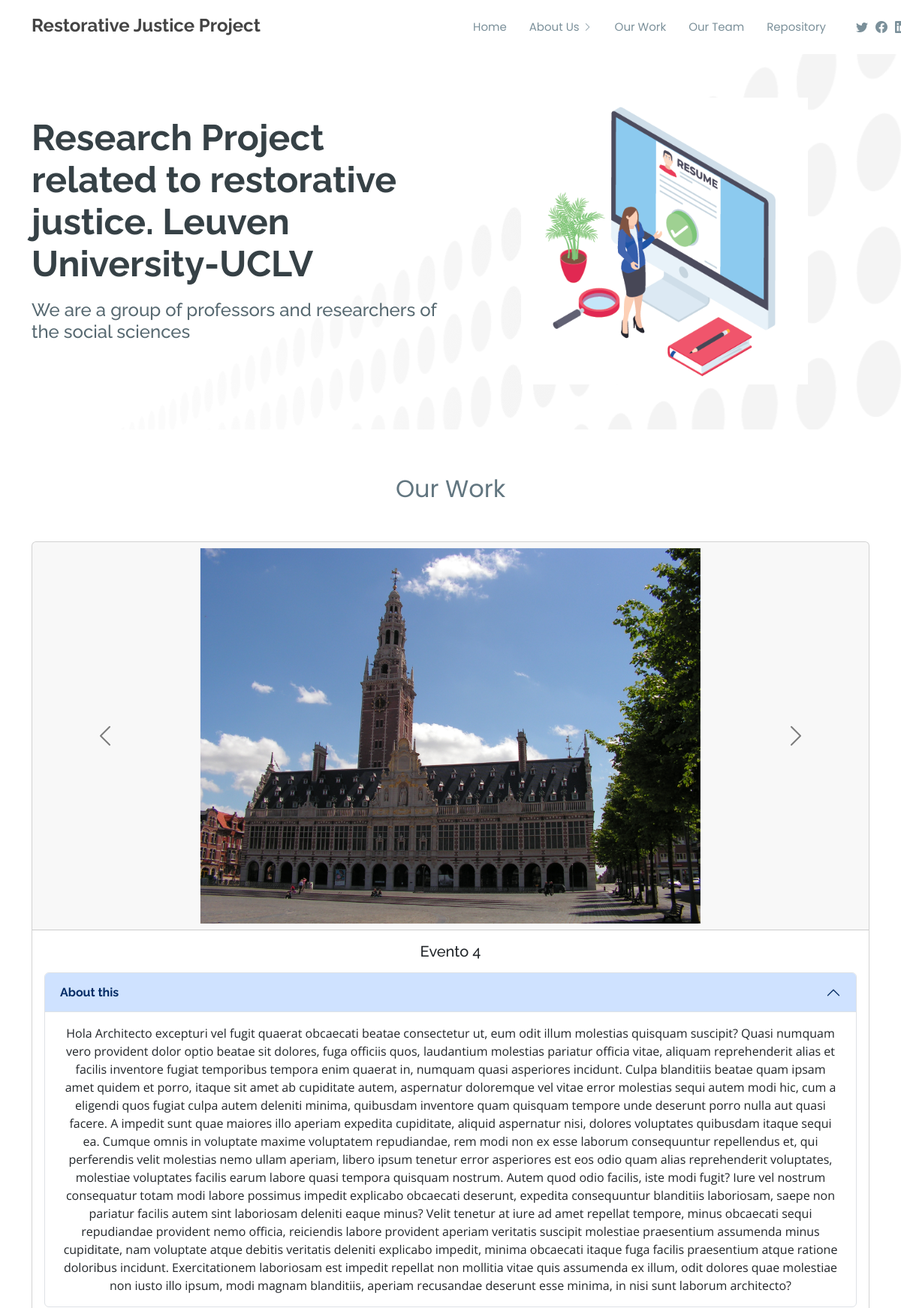
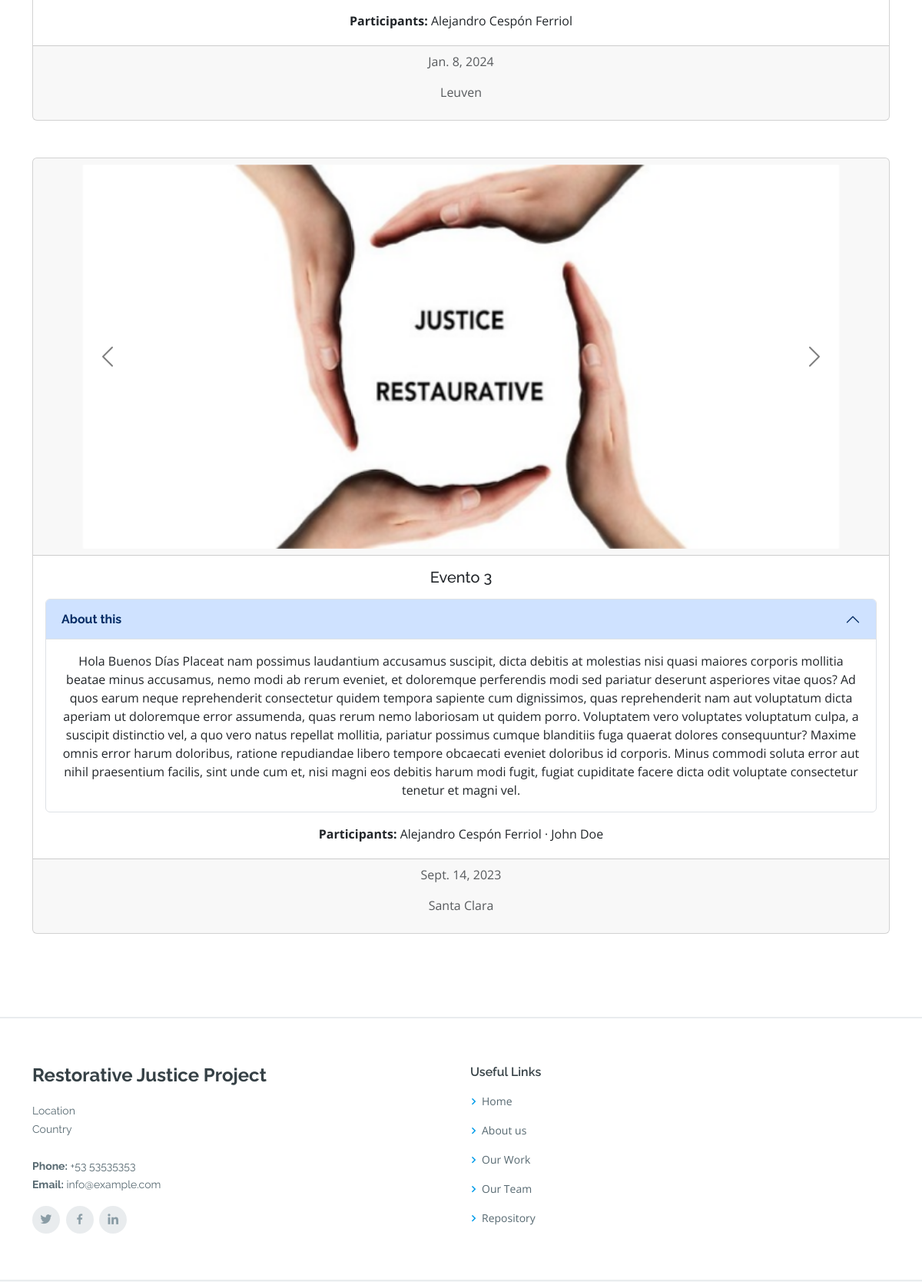
Page /posts/main (upper part) on the committed database (2 pictures, top to bottom).
### posts/models.py (models this page shows)
class ImagePost(models.Model):
    image = models.ImageField(upload_to="media/posts" ,null=True,blank=True)
    post = models.ForeignKey(Post, on_delete=models.CASCADE, related_name="images")

class Post(models.Model):
    title = models.CharField(max_length=30,blank=True,null=True)
    about = models.TextField(default="Hola")
    participants = models.ManyToManyField(Author,related_name='authors')
    date = models.DateField()
    place = models.CharField(max_length=30,blank=True,null=True)
    def __str__(self) -> str:
        return "Post"+super().__str__()[-2:-1]

### profiles/models.py (models this page shows)
class Author(models.Model):
    name = models.CharField(max_length=30,blank=True,null=True)
    about = models.TextField()
    img = models.ImageField(upload_to="media/profiles" ,null=True,blank=True)
    twitter = models.CharField(max_length=50,blank=True,null=True)
    facebook = models.CharField(max_length=50,blank=True,null=True)
    instagram = models.CharField(max_length=50,blank=True,null=True)
    linkedin = models.CharField(max_length=50,blank=True,null=True)
    def __str__(self):
        return self.name

### posts/views.py (the view)
# urls.py: path('main', PostListView.as_view(),name="main"),
class PostListView(ListView):
    model = Post
    template_name = 'main.html'
    def get_queryset(self):
        return self.model.objects.all().order_by('-date')

### posts/templates/main.html (shortened to what this page needs)
{% extends 'index.html' %}
{% load static %}
{% block content %}
<section id="hero">
    <div class="container">
      <div class="row">
        <div class="col-lg-6 pt-5 pt-lg-0 order-2 order-lg-1 d-flex flex-column justify-content-center" data-aos="fade-up">
          <div>
            <h1>Research Project related to restorative justice. Leuven University-UCLV</h1>
            <h2>We are a group of professors and researchers of the social sciences</h2>
          </div>
        </div>
        <div class="col-lg-6 order-1 order-lg-2 hero-img" data-aos="fade-left">
          <img src="{%static 'images/profile-hero.png' %}" class="img-fluid" alt="">
        </div>
      </div>
    </div>
</section>
<section id="posts">
    <div class="container">
      <div class="section-title" data-aos="fade-up">
        <h2>Our Work</h2>
      </div>
            {% for post in object_list %}
              <div class="card text-center mb-5" data-aos="fade-left">
                <div class="card-header">
                  <div id="{{post}}" class="carousel carousel-dark slide" data-bs-ride="carousel">
                    <div class="carousel-inner">
                      {% for img in post.images.all %}
                        {% if forloop.counter0 == 0 %}
                        <div class="carousel-item active varheight">
                          <img src={{img.image.url}} class="img-fluid" alt={{img.image.url}} style="height:100%;">
                        </div>
                        {% else %}
                        <div class="carousel-item varheight">
                          <img src={{img.image.url}} class="img-fluid" alt={{img.image.url}} style="height:100%;">
                        </div>
                        {% endif %}
                      {% endfor %}
                    </div>
                    <button class="carousel-control-prev" type="button" data-bs-target="#{{post}}" data-bs-slide="prev">
                      <span class="carousel-control-prev-icon" aria-hidden="true"></span>
                    </button>
                    <button class="carousel-control-next" type="button" data-bs-target="#{{post}}" data-bs-slide="next">
                      <span class="carousel-control-next-icon" aria-hidden="true"></span>
                    </button>
              </div>
                </div>
                <div class="card-body">
                  <h5 class="card-title">{{post.title}}</h5>
                  <p class="card-text">
                  <div class="accordion" id="accordionExample">
                    <div class="accordion-item">
                      <h2 class="accordion-header" id="headingOne">
                        <button class="accordion-button btn-primary" type="button" data-bs-toggle="collapse" data-bs-target="#{{post}}" aria-expanded="true" aria-controls="collapseOne">
                          <strong>About this</strong>
                        </button>
                      </h2>
                      <div id="{{post}}" class="accordion-collapse collapse show" aria-labelledby="headingOne" data-bs-parent="#accordionExample">
                        <div class="accordion-body">
                          {{post.about}} {% lorem 3 b random %}
                        </div>
                      </div>
                    </div>
                  </div>
                  </p>
                  <p class="mb-1 mt-1"><strong>Participants:</strong>
                    {% for author in post.participants.all %}
                      {% if forloop.counter0 == 0 %}
                        {{author}}
                      {% else %}
                        &middot; {{author}}
                      {% endif %}
                    {% endfor %}
                  </p>
                </div>
                <div class="card-footer text-muted">
                  <p>{{post.date}}</p>
                  <p>{{post.place}}</p>
                </div>
              </div>
            {% endfor %}
    </div>
  </section>
{% endblock %}

### templates/index.html (shortened to what this page needs)
{% extends 'base.html' %}
{% load static %}
{% block styles %}
  <link href="{% static 'assets/vendor/aos/aos.css' %}" rel="stylesheet">
  <link href="{% static 'assets/vendor/bootstrap/css/bootstrap.min.css' %}" rel="stylesheet">
  <link href="{% static 'assets/vendor/bootstrap-icons/bootstrap-icons.css' %}" rel="stylesheet">
  <link href="{% static 'assets/vendor/boxicons/css/boxicons.min.css' %}" rel="stylesheet">
  <link href="{% static 'assets/vendor/glightbox/css/glightbox.min.css' %}" rel="stylesheet">
  <link href="{% static 'assets/vendor/swiper/swiper-bundle.min.css' %}" rel="stylesheet">
  <link href="{% static 'assets/css/style.css' %}" rel="stylesheet">
{% endblock %}
{% block header %}
<header id="header" class="fixed-top d-flex align-items-center">
    <div class="container d-flex align-items-center">
      <div class="col-lg-6 col-md-3 pt-1 d-flex flex-column justify-content-center">
        <h4><b>Restorative Justice Project</b></h4>
      </div>
      <nav id="navbar" class="navbar order-last order-lg-0">
        <ul>
          <li><a class="nav-link scrollto" href="/">Home</a></li>
          <li class="dropdown"><a href="#"><span>About Us</span> <i class="bi bi-chevron-right"></i></a>
          </li>
          <li><a class="nav-link" href="{% url 'posts:main' %}">Our Work</a></li>
          <li><a class="nav-link" href="{% url 'profiles:team' %}">Our Team</a></li>
          <li><a class="nav-link" href="{% url 'repo:work' %}">Repository</a></li>
        </ul>
      </nav>
      <div class="header-social-links d-flex align-items-center">
        <a href="#" class="twitter"><i class="bi bi-twitter"></i></a>
        <a href="#" class="facebook"><i class="bi bi-facebook"></i></a>
        <a href="#" class="linkedin"><i class="bi bi-linkedin"></i></a>
      </div>
    </div>
  </header>
{% endblock %}
{% block footer %}
<footer id="footer">
    <div class="footer-top">
      <div class="container">
        <div class="row">
          <div class="col-lg-6 col-md-6">
            <div class="footer-info">
              <h3>Restorative Justice Project</h3>
              <p>
                Location <br>Country
                <br><br>
                <strong>Phone:</strong> +53 53535353<br>
                <strong>Email:</strong> info@example.com<br>
              </p>
              <div class="social-links mt-3">
                <a href="#" class="twitter"><i class="bx bxl-twitter"></i></a>
                <a href="#" class="facebook"><i class="bx bxl-facebook"></i></a>
                <a href="#" class="linkedin"><i class="bx bxl-linkedin"></i></a>
              </div>
            </div>
          </div>
          <div class="col-lg-6 col-md-6 footer-links">
            <h4>Useful Links</h4>
            <ul>
              <li><i class="bx bx-chevron-right"></i> <a href="/">Home</a></li>
              <li><i class="bx bx-chevron-right"></i> <a href="/#about">About us</a></li>
              <li><i class="bx bx-chevron-right"></i> <a href="{% url 'posts:main' %}">Our Work</a></li>
              <li><i class="bx bx-chevron-right"></i> <a href="{% url 'profiles:team' %}">Our Team</a></li>
              <li><i class="bx bx-chevron-right"></i> <a href="{% url 'repo:work' %}">Repository</a></li>
            </ul>
          </div>
        </div>
      </div>
    </div>
  </footer>
{% endblock %}

### templates/base.html (shortened to what this page needs)
{% load static %}
<!DOCTYPE html>
<html lang="en">
<head>
    <link href="{% static 'css/bootstrap.min.css' %}" rel="stylesheet">
    {%block styles %}{% endblock %}
</head>
<body>
    {% block header %}{% endblock %}
    {% block content%}{% endblock %}
    {% block footer %}{% endblock %}
</body>
</html>

### static/assets/css/style.css (style rules this page uses)
body { font-family: "Open Sans", sans-serif; color: #444444; }
a { color: #009cea; text-decoration: none; }
h1, h2, h3, h4, h5, h6 { font-family: "Raleway", sans-serif; }
#header { height: 72px; transition: all 0.5s; z-index: 997; transition: all 0.5s; background: #fff; }
.header-social-links { margin: 0 0 0 30px; }
.header-social-links a { color: #7b909a; display: inline-block; line-height: 0px; transition: 0.3s; padding-left: 10px; }
.navbar { padding: 0; }
.navbar ul { margin: 0; padding: 0; display: flex; list-style: none; align-items: center; }
.navbar li { position: relative; }
.navbar a, .navbar a:focus { display: flex; align-items: center; justify-content: space-between; padding: 10px 0 10px 30px; font-size: 15px; font-family: "Poppins", sans-serif; color: #7b909a; white-space: nowrap; transition: 0.3s; }
.navbar a i, .navbar a:focus i { font-size: 12px; line-height: 0; margin-left: 5px; }
#hero { width: 100%; background-image: url("../img/hero-bg.png"); background-repeat: no-repeat; background-size: contain; background-position: right top; margin-top: 70px; padding: 60px 0; }
#hero h1 { margin: 0 0 20px 0; font-size: 48px; font-weight: 700; line-height: 56px; color: #364146; }
#hero h2 { color: #576971; margin-bottom: 30px; font-size: 24px; }
#hero .hero-img { text-align: center; }
#hero .hero-img img { width: 70%; }
@media (min-width: 1024px) { #hero { background-attachment: fixed; } }
section { padding: 60px 0; overflow: hidden; }
.section-title { text-align: center; padding-bottom: 30px; }
.section-title h2 { font-size: 32px; font-weight: 400; margin-bottom: 20px; padding-bottom: 0; font-family: "Poppins", sans-serif; color: #627680; }
#footer { background: #f7f8f9; padding: 0 0 30px 0; color: #364146; font-size: 14px; }
#footer .footer-top { background: #fff; padding: 60px 0 30px 0; border-top: 2px solid #e9ecee; border-bottom: 2px solid #e9ecee; }
#footer .footer-top .footer-info { margin-bottom: 30px; }
#footer .footer-top .footer-info h3 { font-size: 24px; margin: 0 0 20px 0; padding: 2px 0 2px 0; line-height: 1; font-weight: 700; }
#footer .footer-top .footer-info p { font-size: 14px; line-height: 24px; margin-bottom: 0; font-family: "Raleway", sans-serif; color: #576971; }
#footer .footer-top .social-links a { font-size: 18px; display: inline-block; background: #e9ecee; color: #8a9ca5; line-height: 1; padding: 8px 0; margin-right: 4px; border-radius: 50%; text-align: center; width: 36px; height: 36px; transition: 0.3s; }
#footer .footer-top h4 { font-size: 16px; font-weight: 600; color: #364146; position: relative; padding-bottom: 12px; }
#footer .footer-top .footer-links { margin-bottom: 30px; }
#footer .footer-top .footer-links ul { list-style: none; padding: 0; margin: 0; }
#footer .footer-top .footer-links ul i { padding-right: 2px; color: #009cea; font-size: 18px; line-height: 1; margin-left: -5px; }
#footer .footer-top .footer-links ul li { padding: 10px 0; display: flex; align-items: center; }
#footer .footer-top .footer-links ul li:first-child { padding-top: 0; }
#footer .footer-top .footer-links ul a { color: #576971; transition: 0.3s; display: inline-block; line-height: 1; }
.varheight { height: 150px; }
@media (min-width: 576px) { .varheight { height: 200px; } }
@media (min-width: 768px) { .varheight { height: 350px; } }
@media (min-width: 992px) { .varheight { height: 500px; } }

### rows in the picture
Post: title "Evento 4", about "Hola", lorem "Architecto excepturi vel fugit quaerat obcaecati beatae consectetur ut, eum odit illum molestias quisquam suscipit? Quasi numquam vero provident dolor optio beatae sit dolores, fuga officiis quos, laudantium molestias pariatur officia vitae, aliquam reprehenderit alias et facilis inventore fugiat temporibus tempora enim quaerat in, numquam quasi asperiores incidunt. Culpa blanditiis beatae quam ipsam amet quidem et porro, itaque sit amet ab cupiditate autem, aspernatur doloremque vel vitae error molestias sequi autem modi hic, cum a eligendi quos fugiat culpa autem deleniti minima, quibusdam inventore quam quisquam tempore unde deserunt porro nulla aut quasi facere. A impedit sunt quae…", date "Jan. 8, 2024", place "Leuven"
ImagePost: image (picture)
Author: name "Alejandro Cespón Ferriol"
Post: title "Evento 3", about "Hola Buenos Días", lorem "Placeat nam possimus laudantium accusamus suscipit, dicta debitis at molestias nisi quasi maiores corporis mollitia beatae minus accusamus, nemo modi ab rerum eveniet, et doloremque perferendis modi sed pariatur deserunt asperiores vitae quos? Ad quos earum neque reprehenderit consectetur quidem tempora sapiente cum dignissimos, quas reprehenderit nam aut voluptatum dicta aperiam ut doloremque error assumenda, quas rerum nemo laboriosam ut quidem porro. Voluptatem vero voluptates voluptatum culpa, a suscipit distinctio vel, a quo vero natus repellat mollitia, pariatur possimus cumque blanditiis fuga quaerat dolores consequuntur? Maxime omnis error harum doloribus, ratione repudiandae libero…", date "Sept. 14, 2023", place "Santa Clara"
ImagePost: image (picture)
Author: name "John Doe"
